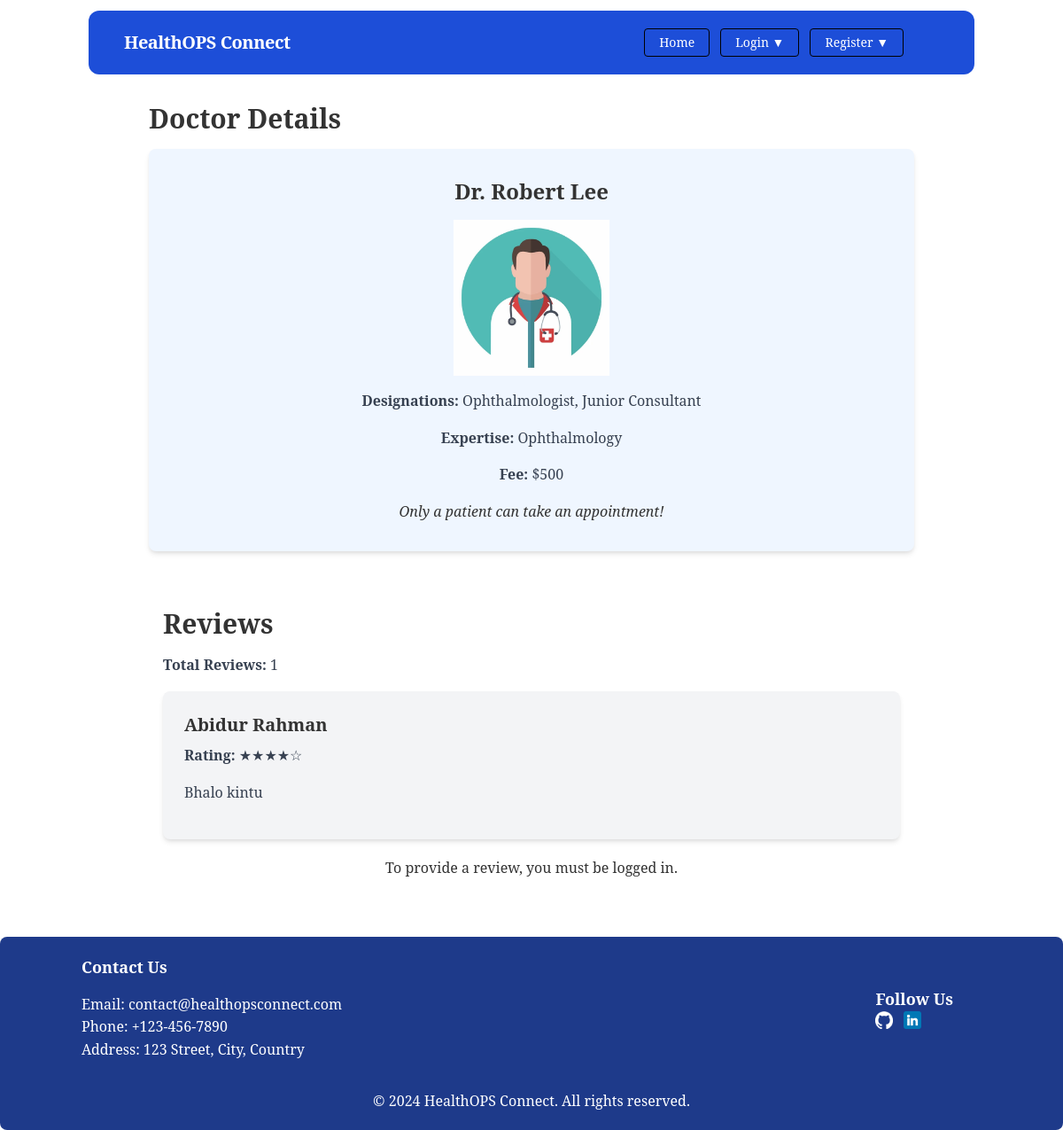
Before: /doctors/details/4/ with the older database file.
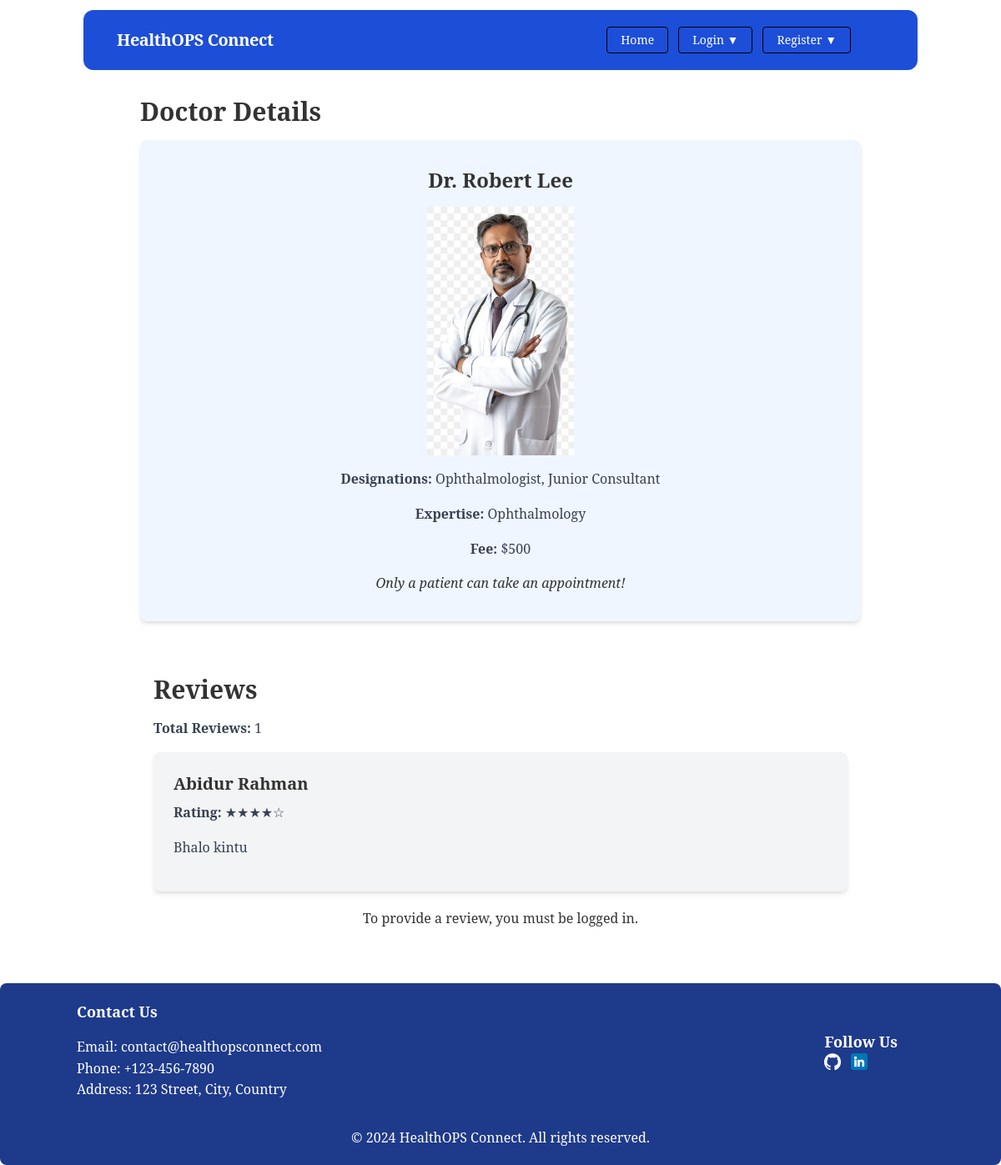
After: the same page with the newer database file.
### doctor/models.py (models this page shows, shortened)
class Doctor(models.Model):
    user = models.OneToOneField(User, on_delete=models.CASCADE)
    image = models.ImageField(
        upload_to='doctor/media/uploads/', default='doctor/media/uploads/default.jpg')
    designation = models.ManyToManyField(Designation)
    expertise = models.ManyToManyField(Expertise)
    available_time = models.ManyToManyField(AvailableTime)
    fee = models.IntegerField()
    meet_link = models.URLField(max_length=200)
    user_type = models.CharField(
        default='Doctor', max_length=10, editable=False)

### doctor/views.py (the view, shortened to what this page needs)
# urls.py: path('details/<int:pk>/', DoctorDetailsView.as_view(), name='doctor_details'),
class DoctorDetailsView(DetailView):
    model = Doctor
    template_name = 'doctor_details.html'
    context_object_name = 'doctor'
    def get_context_data(self, **kwargs):
        context = super().get_context_data(**kwargs)
        context['reviews'] = Review.objects.filter(doctor=self.object)
        context['doctor'] = self.object
        if self.request.user.is_authenticated:
            if hasattr(self.request.user, 'patient'):
                appointment = Appointment.objects.filter(
                    patient=self.request.user.patient, doctor=self.object).first()
                context['appointment'] = appointment
        return context

### doctor/templates/doctor_details.html (shortened to what the changed rows need)
{% extends 'base.html' %}
{% block content %}
<div class="max-w-4xl mx-auto px-4 py-8">
    <h1 class="text-3xl font-bold mb-4">Doctor Details</h1>
    <div class="bg-blue-50 rounded-lg shadow-md overflow-hidden">
        <div class="px-6 py-8 text-center">
            <h2 class="text-2xl font-bold mb-4">Dr. {{ doctor.user.first_name }} {{ doctor.user.last_name }}</h2>
            <img src="{{ doctor.image.url }}" alt="{{ doctor.user.first_name }}" class="w-44 h-auto mb-4 m-auto">
            <p class="text-gray-700 mb-4"><strong>Designations:</strong>
                {% for designation in doctor.designation.all %}
                {{ designation.name }}{% if not forloop.last %}, {% endif %}
                {% endfor %}
            </p>
            <p class="text-gray-700 mb-4"><strong>Expertise:</strong>
                {% for expertise in doctor.expertise.all %}
                {{ expertise.name }}{% if not forloop.last %}, {% endif %}
                {% endfor %}
            </p>
            <p class="text-gray-700 mb-4"><strong>Fee:</strong> ${{ doctor.fee }}</p>
            {% if request.user.patient.user_type == 'Patient' %}
            <a class="inline-block font-medium text-sm px-4 py-2 leading-none bg-blue-700 rounded text-white hover:border-transparent hover:bg-blue-800 mt-2 lg:mt-0"
                href="{% url 'take_appointment' doctor.id %}">Take Appointment</a>
            {% else %}
            <p class="italic">Only a patient can take an appointment!</p>
            {% endif %}
        </div>
    </div>
    <div class="max-w-4xl mx-auto px-4 py-8">
        <h1 class="text-3xl font-bold mt-8 mb-4">Reviews</h1>
    </div>
</div>
</div>
{% endblock %}

Changed rows visible on the page:
changed Doctor "Robert": image: a different picture
